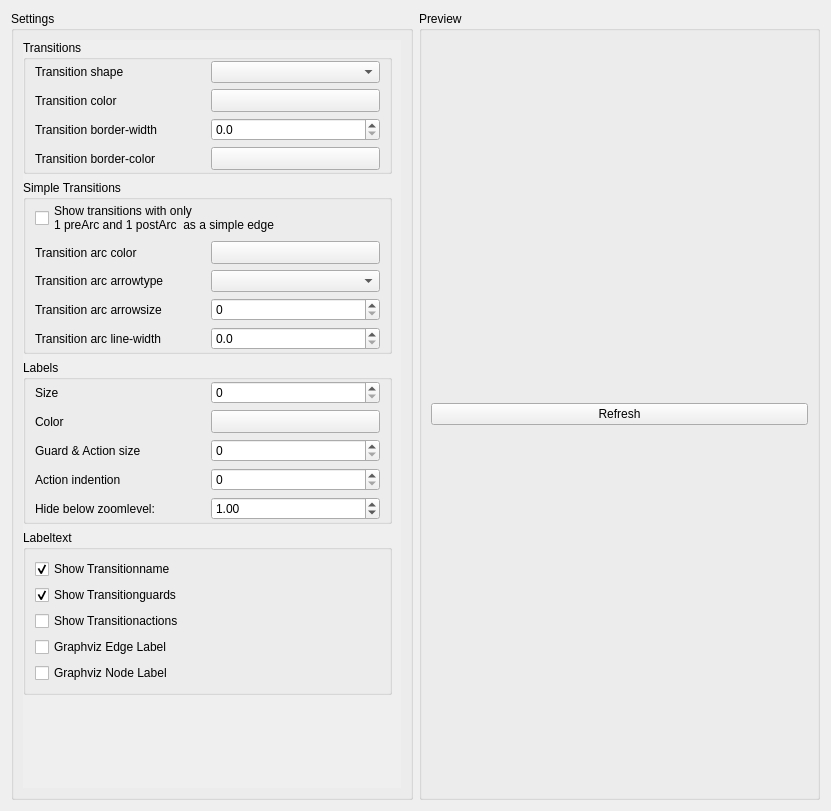
<?xml version="1.0" encoding="UTF-8"?>
<ui version="4.0">
 <class>SpenatEditorTransitionSettings</class>
 <widget class="QWidget" name="SpenatEditorTransitionSettings">
  <property name="geometry">
   <rect>
    <x>0</x>
    <y>0</y>
    <width>831</width>
    <height>811</height>
   </rect>
  </property>
  <layout class="QHBoxLayout" name="horizontalLayout_2">
   <item>
    <widget class="QGroupBox" name="Settings">
     <property name="title">
      <string>Settings</string>
     </property>
     <layout class="QVBoxLayout" name="verticalLayout">
      <property name="spacing">
       <number>0</number>
      </property>
      <property name="sizeConstraint">
       <enum>QLayout::SetDefaultConstraint</enum>
      </property>
      <property name="topMargin">
       <number>9</number>
      </property>
      <property name="bottomMargin">
       <number>9</number>
      </property>
      <item>
       <widget class="QScrollArea" name="scrollArea">
        <property name="enabled">
         <bool>true</bool>
        </property>
        <property name="sizePolicy">
         <sizepolicy hsizetype="Ignored" vsizetype="Expanding">
          <horstretch>0</horstretch>
          <verstretch>0</verstretch>
         </sizepolicy>
        </property>
        <property name="autoFillBackground">
         <bool>false</bool>
        </property>
        <property name="styleSheet">
         <string notr="true">QScrollArea { background: transparent; }
QScrollArea &gt; QWidget &gt; QWidget { background: transparent; }</string>
        </property>
        <property name="frameShape">
         <enum>QFrame::NoFrame</enum>
        </property>
        <property name="frameShadow">
         <enum>QFrame::Plain</enum>
        </property>
        <property name="horizontalScrollBarPolicy">
         <enum>Qt::ScrollBarAlwaysOff</enum>
        </property>
        <property name="sizeAdjustPolicy">
         <enum>QAbstractScrollArea::AdjustIgnored</enum>
        </property>
        <property name="widgetResizable">
         <bool>true</bool>
        </property>
        <widget class="QWidget" name="scrollAreaWidgetContents">
         <property name="geometry">
          <rect>
           <x>0</x>
           <y>0</y>
           <width>384</width>
           <height>760</height>
          </rect>
         </property>
         <property name="autoFillBackground">
          <bool>false</bool>
         </property>
         <layout class="QVBoxLayout" name="verticalLayout_3">
          <property name="leftMargin">
           <number>0</number>
          </property>
          <property name="topMargin">
           <number>0</number>
          </property>
          <property name="bottomMargin">
           <number>0</number>
          </property>
          <item>
           <widget class="QGroupBox" name="Transitions">
            <property name="sizePolicy">
             <sizepolicy hsizetype="Preferred" vsizetype="Preferred">
              <horstretch>0</horstretch>
              <verstretch>0</verstretch>
             </sizepolicy>
            </property>
            <property name="title">
             <string>Transitions</string>
            </property>
            <layout class="QGridLayout" name="gridLayout">
             <property name="sizeConstraint">
              <enum>QLayout::SetDefaultConstraint</enum>
             </property>
             <property name="topMargin">
              <number>1</number>
             </property>
             <property name="bottomMargin">
              <number>1</number>
             </property>
             <item row="0" column="0">
              <widget class="QLabel" name="TransitionShapeLabel">
               <property name="text">
                <string>Transition shape</string>
               </property>
              </widget>
             </item>
             <item row="1" column="1">
              <widget class="Utils::QtColorButton" name="TransitionColor">
               <property name="sizePolicy">
                <sizepolicy hsizetype="Ignored" vsizetype="Fixed">
                 <horstretch>0</horstretch>
                 <verstretch>0</verstretch>
                </sizepolicy>
               </property>
               <property name="text">
                <string/>
               </property>
              </widget>
             </item>
             <item row="1" column="0">
              <widget class="QLabel" name="TransitionColorLabel">
               <property name="text">
                <string>Transition color</string>
               </property>
              </widget>
             </item>
             <item row="0" column="1">
              <widget class="QComboBox" name="TransitionShape"/>
             </item>
             <item row="2" column="0">
              <widget class="QLabel" name="TransitionBorderWidthLabel">
               <property name="text">
                <string>Transition border-width</string>
               </property>
              </widget>
             </item>
             <item row="3" column="0">
              <widget class="QLabel" name="TransitionBorderColorLabel">
               <property name="text">
                <string>Transition border-color</string>
               </property>
              </widget>
             </item>
             <item row="2" column="1">
              <widget class="QDoubleSpinBox" name="TransitionBorderWidth">
               <property name="decimals">
                <number>1</number>
               </property>
              </widget>
             </item>
             <item row="3" column="1">
              <widget class="Utils::QtColorButton" name="TransitionBorderColor">
               <property name="sizePolicy">
                <sizepolicy hsizetype="Ignored" vsizetype="Fixed">
                 <horstretch>0</horstretch>
                 <verstretch>0</verstretch>
                </sizepolicy>
               </property>
               <property name="text">
                <string/>
               </property>
              </widget>
             </item>
            </layout>
           </widget>
          </item>
          <item>
           <widget class="QGroupBox" name="SimpleTransitions">
            <property name="title">
             <string>Simple Transitions</string>
            </property>
            <layout class="QGridLayout" name="gridLayout_6">
             <property name="sizeConstraint">
              <enum>QLayout::SetDefaultConstraint</enum>
             </property>
             <property name="topMargin">
              <number>1</number>
             </property>
             <property name="bottomMargin">
              <number>1</number>
             </property>
             <item row="0" column="0">
              <widget class="QCheckBox" name="SimpleTransition">
               <property name="text">
                <string>Show transitions with only 
1 preArc and 1 postArc  as a simple edge</string>
               </property>
              </widget>
             </item>
             <item row="2" column="0">
              <layout class="QGridLayout" name="SimpleTransitionInnerLayout">
               <property name="sizeConstraint">
                <enum>QLayout::SetDefaultConstraint</enum>
               </property>
               <property name="spacing">
                <number>6</number>
               </property>
               <item row="0" column="1">
                <widget class="Utils::QtColorButton" name="SimpleTransitionColor">
                 <property name="sizePolicy">
                  <sizepolicy hsizetype="Ignored" vsizetype="Fixed">
                   <horstretch>0</horstretch>
                   <verstretch>0</verstretch>
                  </sizepolicy>
                 </property>
                 <property name="text">
                  <string/>
                 </property>
                </widget>
               </item>
               <item row="0" column="0">
                <widget class="QLabel" name="SimpleTransitionColorLabel">
                 <property name="text">
                  <string>Transition arc color</string>
                 </property>
                </widget>
               </item>
               <item row="1" column="0">
                <widget class="QLabel" name="SimpleTransitionArrowtypeLabel">
                 <property name="text">
                  <string>Transition arc arrowtype</string>
                 </property>
                </widget>
               </item>
               <item row="2" column="0">
                <widget class="QLabel" name="SimpleTransitionArrowsizeLabel">
                 <property name="text">
                  <string>Transition arc arrowsize</string>
                 </property>
                </widget>
               </item>
               <item row="3" column="0">
                <widget class="QLabel" name="SimpleTransitionLineWidthLabel">
                 <property name="text">
                  <string>Transition arc line-width</string>
                 </property>
                </widget>
               </item>
               <item row="2" column="1">
                <widget class="QSpinBox" name="SimpleTransitionArrowsize"/>
               </item>
               <item row="3" column="1">
                <widget class="QDoubleSpinBox" name="SimpleTransitionLineWidth">
                 <property name="decimals">
                  <number>1</number>
                 </property>
                </widget>
               </item>
               <item row="1" column="1">
                <widget class="QComboBox" name="SimpleTransitionArrowtype"/>
               </item>
              </layout>
             </item>
            </layout>
           </widget>
          </item>
          <item>
           <widget class="QGroupBox" name="Labels">
            <property name="title">
             <string>Labels</string>
            </property>
            <layout class="QGridLayout" name="gridLayout_3">
             <property name="sizeConstraint">
              <enum>QLayout::SetDefaultConstraint</enum>
             </property>
             <property name="topMargin">
              <number>1</number>
             </property>
             <property name="bottomMargin">
              <number>1</number>
             </property>
             <item row="4" column="0">
              <widget class="QLabel" name="LabelZoomLabel">
               <property name="text">
                <string>Hide below zoomlevel:</string>
               </property>
              </widget>
             </item>
             <item row="1" column="0">
              <widget class="QLabel" name="LabelColorLabel">
               <property name="text">
                <string>Color</string>
               </property>
              </widget>
             </item>
             <item row="0" column="0">
              <widget class="QLabel" name="LabelSizeLabel">
               <property name="text">
                <string>Size</string>
               </property>
              </widget>
             </item>
             <item row="1" column="1">
              <widget class="Utils::QtColorButton" name="LabelColor">
               <property name="sizePolicy">
                <sizepolicy hsizetype="Ignored" vsizetype="Fixed">
                 <horstretch>0</horstretch>
                 <verstretch>0</verstretch>
                </sizepolicy>
               </property>
               <property name="text">
                <string/>
               </property>
              </widget>
             </item>
             <item row="4" column="1">
              <widget class="QDoubleSpinBox" name="LabelZoom">
               <property name="maximum">
                <double>10.000000000000000</double>
               </property>
               <property name="singleStep">
                <double>0.100000000000000</double>
               </property>
               <property name="value">
                <double>1.000000000000000</double>
               </property>
              </widget>
             </item>
             <item row="2" column="1">
              <widget class="QSpinBox" name="GuardLabelSize"/>
             </item>
             <item row="0" column="1">
              <widget class="QSpinBox" name="LabelSize"/>
             </item>
             <item row="2" column="0">
              <widget class="QLabel" name="GuardLabelSizeLabel">
               <property name="text">
                <string>Guard &amp; Action size</string>
               </property>
              </widget>
             </item>
             <item row="3" column="0">
              <widget class="QLabel" name="ActionIndentionLabel">
               <property name="text">
                <string>Action indention</string>
               </property>
              </widget>
             </item>
             <item row="3" column="1">
              <widget class="QSpinBox" name="ActionIndention"/>
             </item>
            </layout>
           </widget>
          </item>
          <item>
           <widget class="QGroupBox" name="Labeltext">
            <property name="title">
             <string>Labeltext</string>
            </property>
            <layout class="QGridLayout" name="gridLayout_4">
             <item row="3" column="0">
              <widget class="QCheckBox" name="GraphvizEdgeLabel">
               <property name="text">
                <string>Graphviz Edge Label</string>
               </property>
              </widget>
             </item>
             <item row="1" column="0">
              <widget class="QCheckBox" name="ShowGuard">
               <property name="text">
                <string>Show Transitionguards</string>
               </property>
               <property name="checked">
                <bool>true</bool>
               </property>
              </widget>
             </item>
             <item row="0" column="0">
              <widget class="QCheckBox" name="ShowName">
               <property name="text">
                <string>Show Transitionname</string>
               </property>
               <property name="checked">
                <bool>true</bool>
               </property>
              </widget>
             </item>
             <item row="2" column="0">
              <widget class="QCheckBox" name="ShowAction">
               <property name="text">
                <string>Show Transitionactions</string>
               </property>
              </widget>
             </item>
             <item row="4" column="0">
              <widget class="QCheckBox" name="GraphvizNodeLabel">
               <property name="text">
                <string>Graphviz Node Label</string>
               </property>
              </widget>
             </item>
            </layout>
           </widget>
          </item>
          <item>
           <spacer name="verticalSpacer">
            <property name="orientation">
             <enum>Qt::Vertical</enum>
            </property>
            <property name="sizeHint" stdset="0">
             <size>
              <width>20</width>
              <height>40</height>
             </size>
            </property>
           </spacer>
          </item>
         </layout>
        </widget>
       </widget>
      </item>
     </layout>
    </widget>
   </item>
   <item>
    <widget class="QGroupBox" name="Preview">
     <property name="title">
      <string>Preview</string>
     </property>
     <layout class="QVBoxLayout" name="verticalLayout_2">
      <item>
       <layout class="QVBoxLayout" name="PreviewLayout"/>
      </item>
      <item>
       <widget class="QPushButton" name="refresh">
        <property name="text">
         <string>Refresh</string>
        </property>
       </widget>
      </item>
     </layout>
    </widget>
   </item>
  </layout>
 </widget>
 <customwidgets>
  <customwidget>
   <class>Utils::QtColorButton</class>
   <extends>QToolButton</extends>
   <header location="global">utils/qtcolorbutton.h</header>
  </customwidget>
 </customwidgets>
 <resources/>
 <connections/>
</ui>
